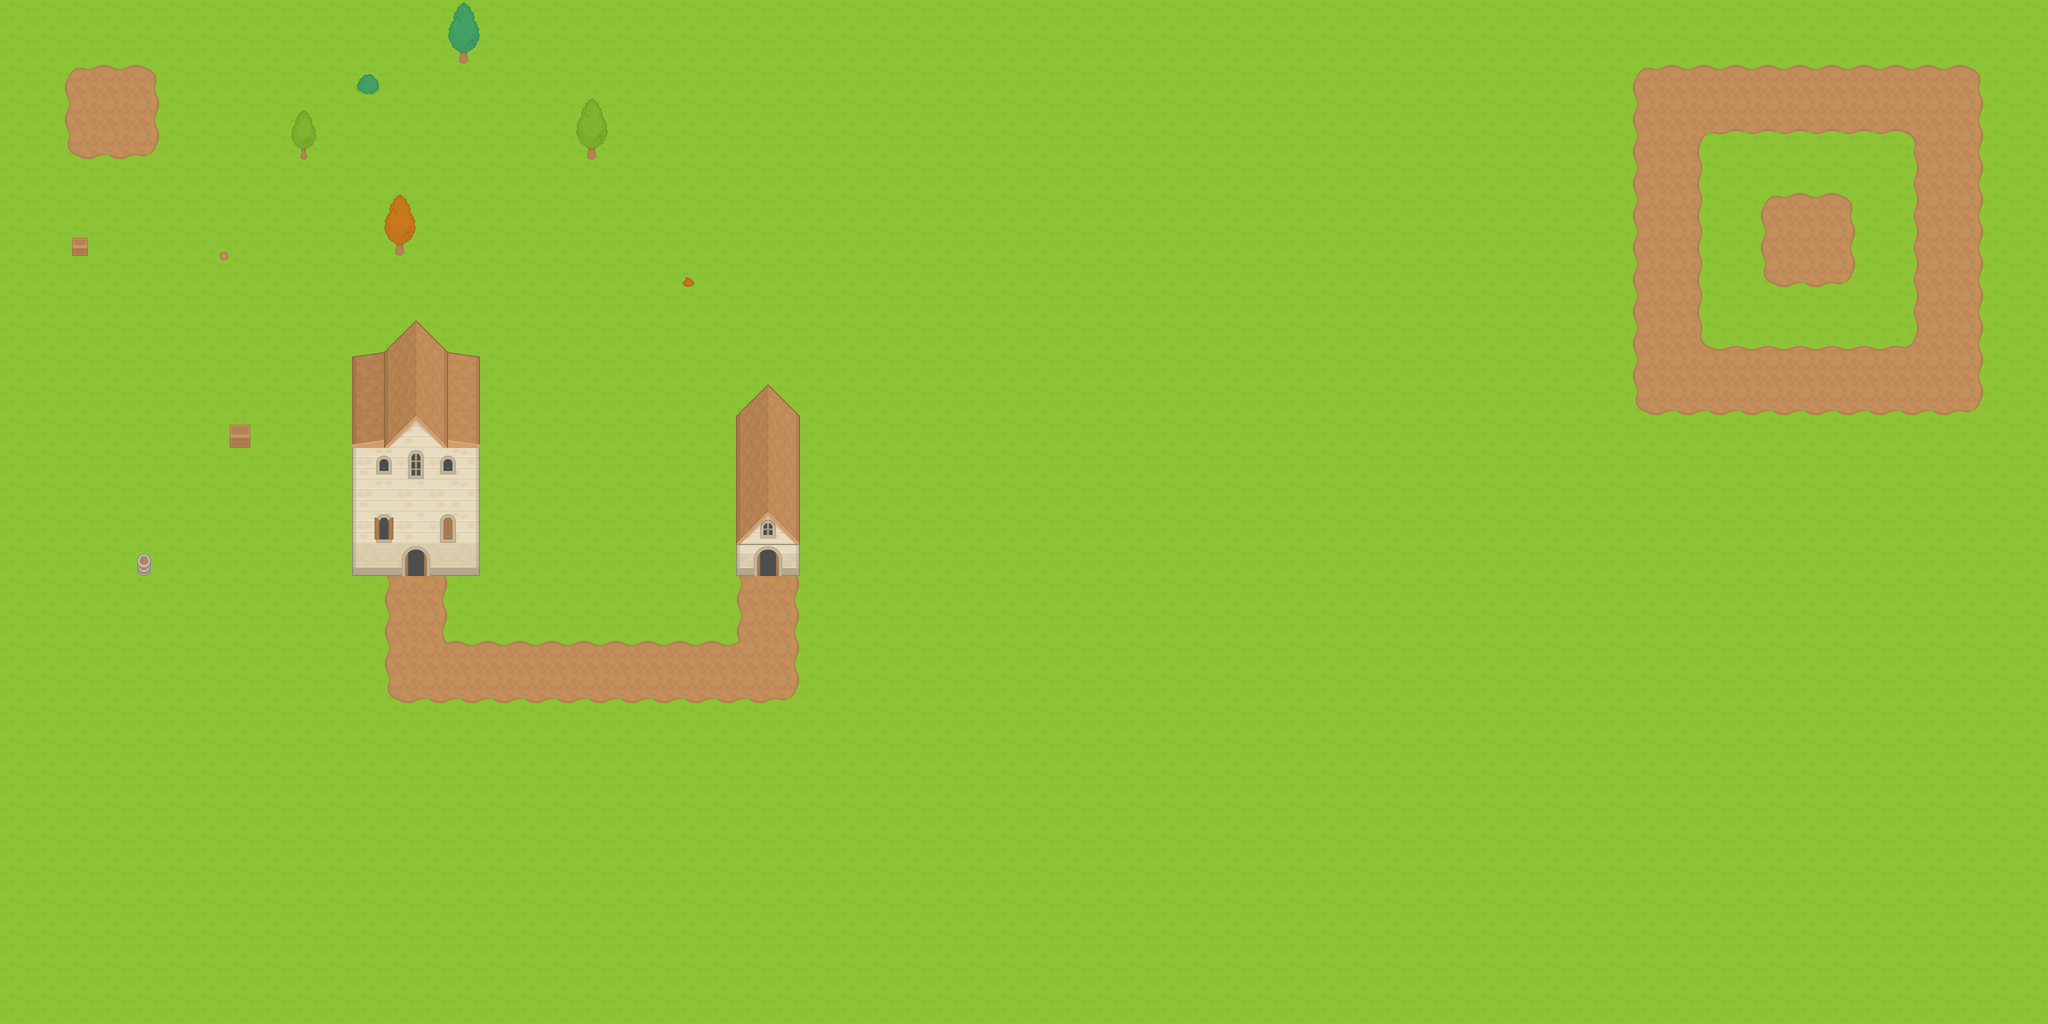

This is a level from a 2D game, rendered from its Tiled map with the project's own tilesets. A one-line summary and the map file follow, with tile-layer data summarised:
An orthogonal 64x32 tile map with 64x64 px tiles, 5 tile layers (ground, walls, on-walls, on-ground, ...) and 40 objects (barrel).

<map version="1.0" tiledversion="1.1.4" orientation="orthogonal" renderorder="right-down" width="64" height="32" tilewidth="64" tileheight="64" infinite="0" nextobjectid="5">
 <tileset firstgid="1" name="rpg-pack" tilewidth="64" tileheight="64" tilecount="260" columns="20">
  <image source="../tiles/rpg-pack.png" width="1280" height="832" />
  <tile id="60">
   <objectgroup draworder="index">
    <object id="1" x="0" y="0" width="64" height="64" />
   </objectgroup>
  </tile>
  <tile id="61">
   <objectgroup draworder="index">
    <object id="1" x="0" y="0" width="64" height="64" />
   </objectgroup>
  </tile>
  <tile id="62">
   <objectgroup draworder="index">
    <object id="1" x="0" y="0" width="64" height="64" />
   </objectgroup>
  </tile>
  <tile id="63">
   <objectgroup draworder="index">
    <object id="1" x="0" y="0" width="64" height="64" />
   </objectgroup>
  </tile>
  <tile id="64">
   <objectgroup draworder="index">
    <object id="1" x="0" y="0" width="64" height="64" />
   </objectgroup>
  </tile>
  <tile id="65">
   <objectgroup draworder="index">
    <object id="1" x="0" y="0" width="64" height="64" />
   </objectgroup>
  </tile>
  <tile id="66">
   <objectgroup draworder="index">
    <object id="1" x="0" y="0" width="64" height="64" />
   </objectgroup>
  </tile>
  <tile id="80">
   <objectgroup draworder="index">
    <object id="1" x="0" y="0" width="64" height="64" />
    <object id="2" x="0" y="0" width="64" height="64" />
   </objectgroup>
  </tile>
  <tile id="81">
   <objectgroup draworder="index">
    <object id="1" x="0" y="0" width="64" height="64" />
   </objectgroup>
  </tile>
  <tile id="82">
   <objectgroup draworder="index">
    <object id="1" x="0" y="0" width="64" height="64" />
   </objectgroup>
  </tile>
  <tile id="83">
   <objectgroup draworder="index">
    <object id="1" x="0" y="0" width="64" height="64" />
   </objectgroup>
  </tile>
  <tile id="84">
   <objectgroup draworder="index">
    <object id="1" x="0" y="0" width="64" height="64" />
   </objectgroup>
  </tile>
  <tile id="85">
   <objectgroup draworder="index">
    <object id="1" x="0" y="0" width="64" height="64" />
   </objectgroup>
  </tile>
  <tile id="86">
   <objectgroup draworder="index">
    <object id="1" x="0" y="0" width="64" height="64" />
   </objectgroup>
  </tile>
  <tile id="100">
   <objectgroup draworder="index">
    <object id="1" x="0" y="0" width="64" height="64" />
   </objectgroup>
  </tile>
  <tile id="101">
   <objectgroup draworder="index">
    <object id="1" x="0" y="0" width="64" height="64" />
   </objectgroup>
  </tile>
  <tile id="102">
   <objectgroup draworder="index">
    <object id="1" x="0" y="0" width="64" height="64" />
   </objectgroup>
  </tile>
  <tile id="103">
   <objectgroup draworder="index">
    <object id="1" x="0" y="0" width="64" height="64" />
   </objectgroup>
  </tile>
  <tile id="180">
   <objectgroup draworder="index">
    <object id="6" x="11" y="44" width="43" height="18" />
   </objectgroup>
  </tile>
  <tile id="181">
   <objectgroup draworder="index">
    <object id="2" x="22" y="54" width="21" height="9" />
   </objectgroup>
  </tile>
  <tile id="182">
   <objectgroup draworder="index">
    <object id="4" x="11" y="44" width="43" height="18" />
   </objectgroup>
  </tile>
  <tile id="183">
   <objectgroup draworder="index">
    <object id="2" x="22" y="54" width="21" height="9" />
   </objectgroup>
  </tile>
  <tile id="184">
   <objectgroup draworder="index">
    <object id="5" x="11" y="44" width="43" height="18" />
   </objectgroup>
  </tile>
  <tile id="185">
   <objectgroup draworder="index">
    <object id="2" x="22" y="54" width="21" height="9" />
   </objectgroup>
  </tile>
  <tile id="188">
   <objectgroup draworder="index">
    <object id="1" x="11" y="36" width="42" height="28" />
   </objectgroup>
  </tile>
  <tile id="189">
   <objectgroup draworder="index">
    <object id="1" x="16" y="40" width="32" height="24" />
   </objectgroup>
  </tile>
  <tile id="208">
   <objectgroup draworder="index">
    <object id="1" x="18" y="34" width="28" height="30" />
   </objectgroup>
  </tile>
  <tile id="209">
   <objectgroup draworder="index">
    <object id="1" x="18" y="34" width="28" height="30" />
   </objectgroup>
  </tile>
  <tile id="220">
   <objectgroup draworder="index">
    <object id="6" x="23" y="22" width="17" height="40" />
   </objectgroup>
  </tile>
  <tile id="221">
   <objectgroup draworder="index">
    <object id="2" x="26" y="34" width="11" height="29" />
   </objectgroup>
  </tile>
  <tile id="222">
   <objectgroup draworder="index">
    <object id="3" x="23" y="22" width="17" height="40" />
   </objectgroup>
  </tile>
  <tile id="223">
   <objectgroup draworder="index">
    <object id="2" x="26" y="34" width="11" height="29" />
   </objectgroup>
  </tile>
  <tile id="224">
   <objectgroup draworder="index">
    <object id="3" x="23" y="22" width="17" height="40" />
   </objectgroup>
  </tile>
  <tile id="225">
   <objectgroup draworder="index">
    <object id="1" x="26" y="34" width="11" height="29" />
   </objectgroup>
  </tile>
  <tile id="228">
   <objectgroup draworder="index">
    <object id="1" x="17" y="34" width="28" height="30" />
   </objectgroup>
  </tile>
  <tile id="229">
   <objectgroup draworder="index">
    <object id="1" x="17" y="34" width="28" height="30" />
   </objectgroup>
  </tile>
  <tile id="248">
   <objectgroup draworder="index">
    <object id="1" x="17" y="39" width="28" height="25" />
   </objectgroup>
  </tile>
  <tile id="249">
   <objectgroup draworder="index">
    <object id="1" x="18" y="34" width="28" height="30" />
   </objectgroup>
  </tile>
 </tileset>
 <layer name="ground" width="64" height="32">
  <data>[2048 cells, 2048 non-empty, 24 distinct tile ids]</data>
 </layer>
 <layer name="walls" width="64" height="32">
  <data>[2048 cells, 34 non-empty, 8 distinct tile ids]</data>
 </layer>
 <layer name="on-walls" width="64" height="32" offsetx="32" offsety="0">
  <data>[2048 cells, 8 non-empty, 6 distinct tile ids]</data>
 </layer>
 <objectgroup name="entities">
  <object id="1" name="barrel" gid="210" x="192" y="832" width="64" height="64" />
 </objectgroup>
 <layer name="on-ground" width="64" height="32">
  <data>[2048 cells, 9 non-empty, 9 distinct tile ids]</data>
 </layer>
 <layer name="roofs" width="64" height="32">
  <data>[2048 cells, 28 non-empty, 16 distinct tile ids]</data>
 </layer>
</map>
